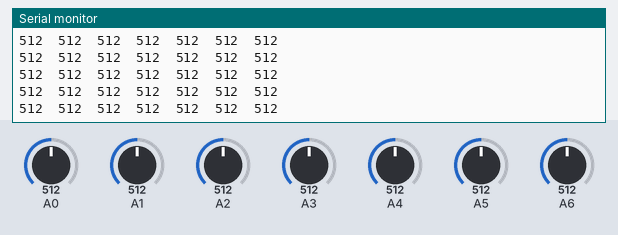
Bench run of a sketch on a simulated Arduino Mega 2560, built with avr-gcc and run on an emulated ATmega2560. Parts: the last lines printed to the serial monitor. Inputs (shaded band) come from the test bench; at power-on: A0 = 512, A1 = 512, A2 = 512, A3 = 512, A4 = 512, A5 = 512, A6 = 512.

Above: at 1.2 s.
1.3 s: A0 set to 105
At 2.2 s:
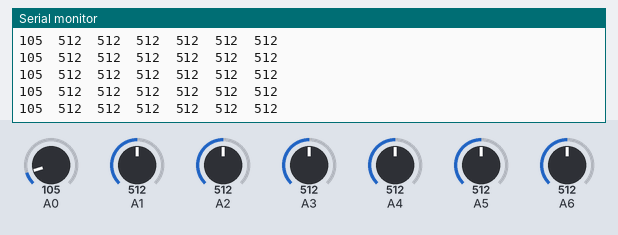
4.3 s: A0 set to 89
At 5.1 s:
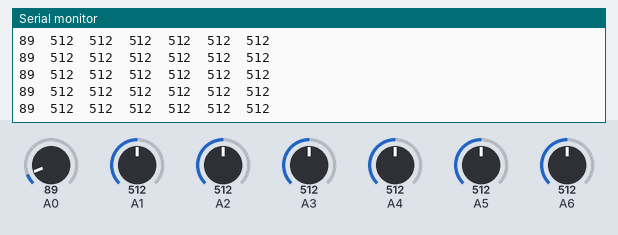
7.3 s: A1 set to 109
At 8.0 s:
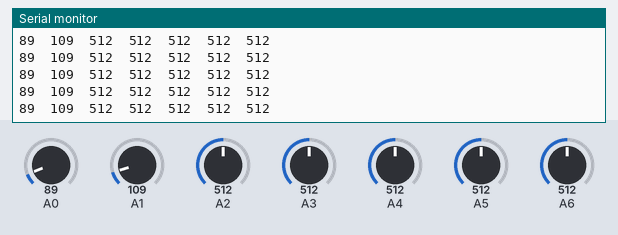
8.8 s: A1 set to 88
At 9.5 s:
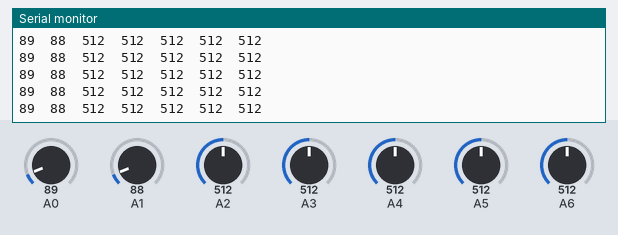
Timing chart, 0 to 11.8 s (numbered marks = the images above; inputs shaded):
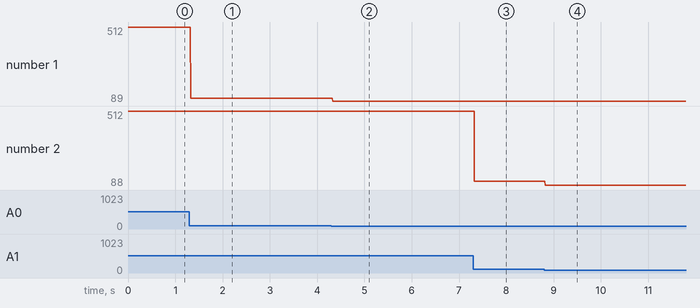

Measured:
- after the input at 1.3 s, the serial monitor: prints a new line at once (image 1)
- after the input at 4.3 s, the serial monitor: prints a new line at once (image 2)
- after the input at 7.3 s, the serial monitor: prints a new line at once (image 3)
- after the input at 8.8 s, the serial monitor: prints a new line at once (image 4)
- plotted number 1: 512 → 105 after the input at 1.3 s, 105 → 89 after the input at 4.3 s
- plotted number 2: 512 → 109 after the input at 7.3 s, 109 → 88 after the input at 8.8 s

The sketch:

test_inputs.ino
```cpp
void setup() {
  Serial.begin(31250);

  pinMode(A14, INPUT);    // sets the DAC as input
}

void loop() {
  // print the analog input values

  ////////// 4-POT ROW / COLUMN //////////

  Serial.print(analogRead(0));   // the lonely pot
  Serial.print('\t');

  Serial.print(analogRead(1));
  Serial.print('\t');

  Serial.print(analogRead(2));
  Serial.print('\t');

  Serial.print(analogRead(3));
  Serial.print('\t');

  ////////// 3-POT ROW / COLUMN //////////

  Serial.print(analogRead(4));
  Serial.print('\t');

  Serial.print(analogRead(5));
  Serial.print('\t');

  Serial.print(analogRead(6));

  Serial.println();
}
```
